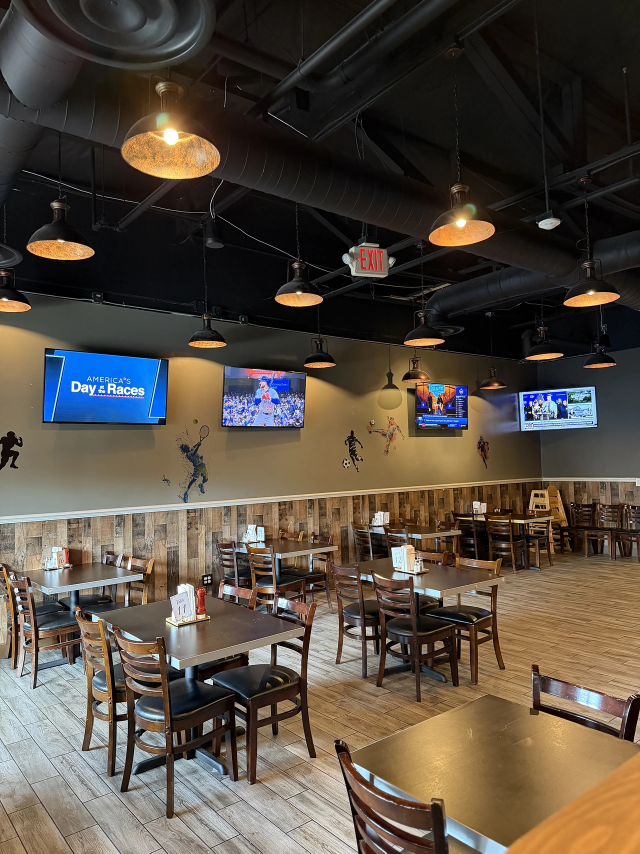
#> input picture assets/restaurant/about-dining-1280.webp, 1280 x 1707 px, given in place of 0D5BBAF3-3792-4C9A-9AA2-538F180B208A.JPG.jpeg, which was not available (shown at 1/2 size)
$ python refine-venue-images.py
#> lines starting #> are read from the running program, lines starting #| are printed output that depends on the picture
"""Export responsive venue photographs from the supplied camera originals."""
from pathlib import Path
from PIL import Image, ImageOps, ImageFilter
sources = {
 'pink-cocktail': '0D5BBAF3-3792-4C9A-9AA2-538F180B208A.JPG.jpeg',
 'wide-backbar': '46CB5495-BDE7-4D78-A59D-6BDA3664A639.JPG.jpeg',
 'dining-room': 'BC6A9780-AA9D-44AD-B861-10E806774284.JPG.jpeg',
 'events-dining': '210F6526-FF71-4A0B-A1D3-A1B18819BF31.JPG.jpeg',
 'about-dining': 'ED30BCCE-6413-4A71-9AA1-22AF693301A8.JPG.jpeg',
}
for name, source in sources.items():
 im = ImageOps.exif_transpose(Image.open(Path.home()/'Downloads'/source)).convert('RGB')
#> im is the input picture: PIL image 1280x1707 RGB; mean R, G, B 86.2, 76.5, 65.7
 for width in (720,1280,1920,2560):
  out = im.resize((width, round(im.height*width/im.width)), Image.Resampling.LANCZOS)
  out = out.filter(ImageFilter.UnsharpMask(radius=.65, percent=65, threshold=3))
  out.save(f'assets/restaurant/{name}-{width}.webp', quality=91, method=6)
#> this loop made 4 passes
#> pass 1, `out = im.resize((width, round(im.height*width/im.width)), Image.Resamp..`:
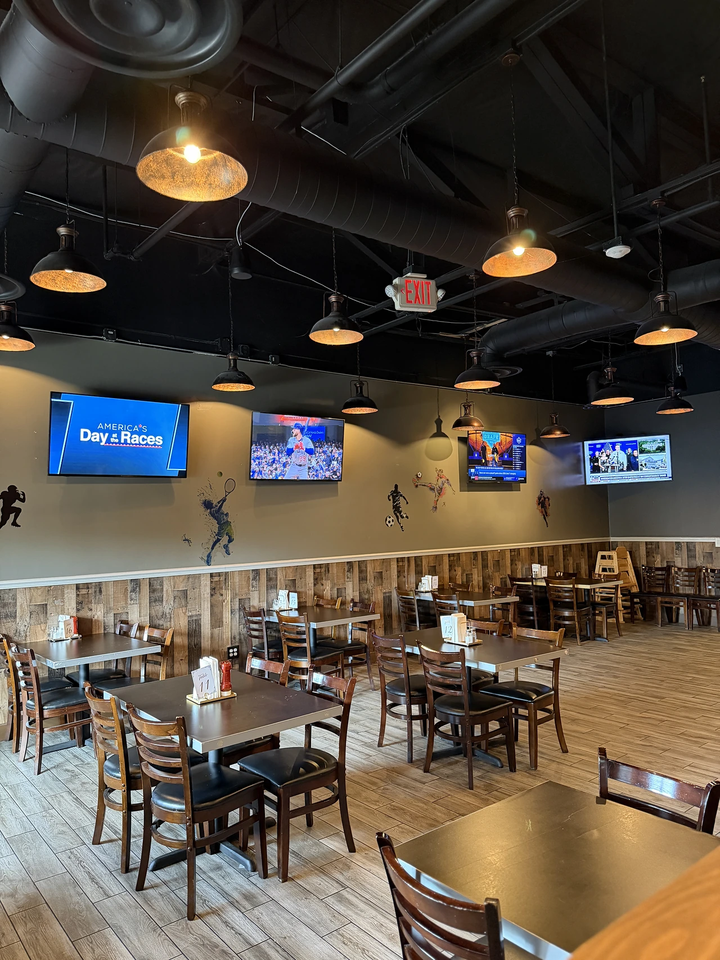
#> out: PIL image 720x960 RGB; mean R, G, B 86.2, 76.6, 65.7
#> pass 2 of the loop `for name, source in sources.items():`:
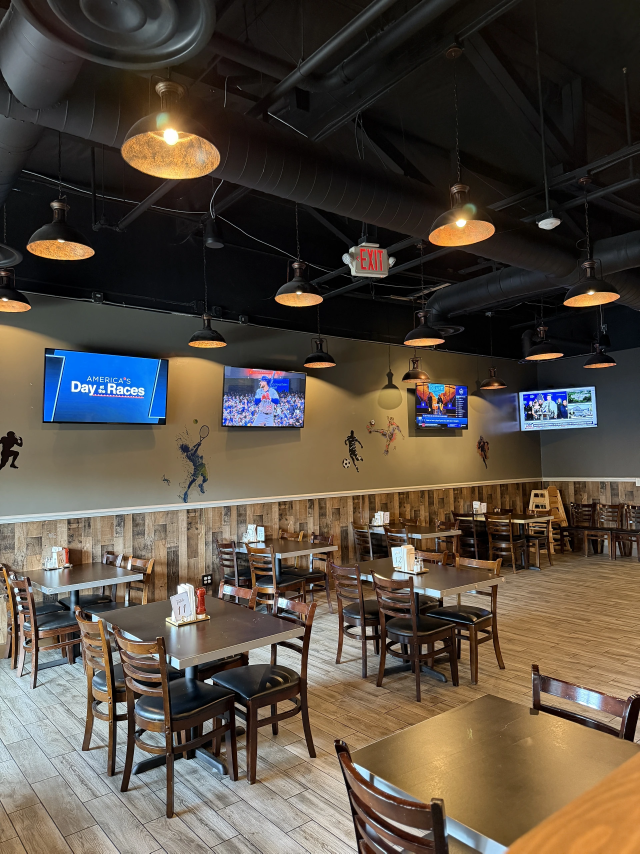
#> input picture assets/restaurant/about-dining-1920.webp, 1920 x 2560 px, given in place of 46CB5495-BDE7-4D78-A59D-6BDA3664A639.JPG.jpeg, which was not available (shown at 1/3 size)
#> im is the input picture: PIL image 1920x2560 RGB; mean R, G, B 86.1, 76.5, 65.6
#> the loop `for width in (720,1280,1920,2560):` made 4 passes
#> pass 1, `out = im.resize((width, round(im.height*width/im.width)), Image.Resamp..`:
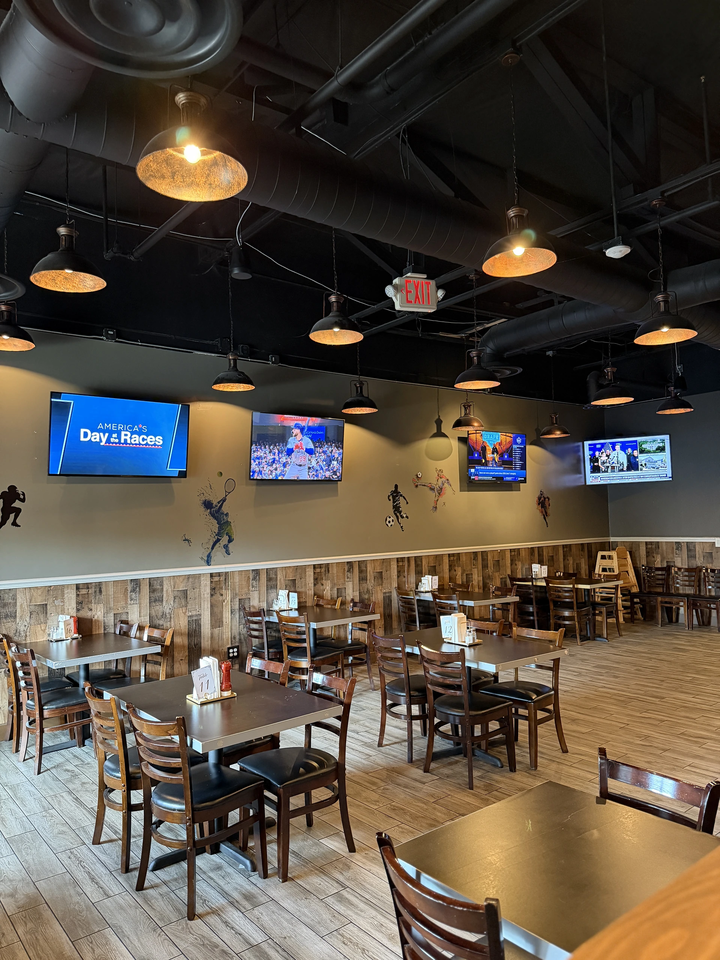
#> out: PIL image 720x960 RGB; mean R, G, B 86.2, 76.5, 65.7
#> (the run stopped early here; a loop or call above may not have finished)
